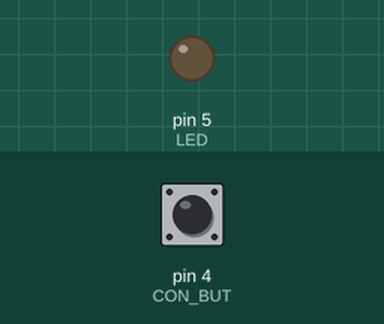
Simulated run of this sketch. Board: Arduino Uno, built with avr-gcc and run on an emulated ATmega328P. Parts: output pins drawn as LEDs (lit = HIGH). Inputs (shaded band) come from the test bench; at power-on: pin 4 (CON_BUT) LOW.

Above: at 1.2 s.
1.3 s: pin 4 (CON_BUT) pulled HIGH for 0.15 s
At 1.37 s:
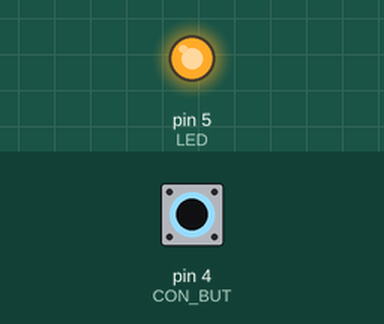
2.9 s: pin 4 (CON_BUT) pulled HIGH for 3.2 s
At 7.2 s:
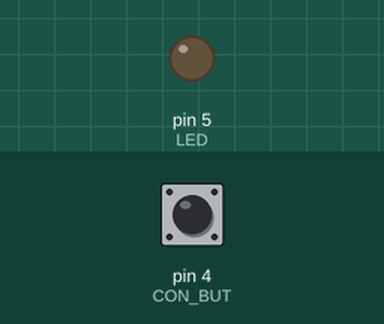
Timing chart, 0 to 8.7 s (numbered marks = the images above; inputs shaded):
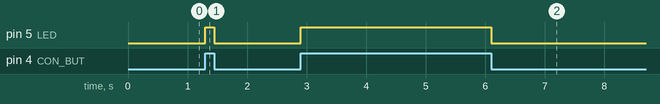

Measured:
- after the input at 1.3 s, pin 5 (LED): LOW → HIGH at once, → LOW 0.15 s later
- after the input at 2.9 s, pin 5 (LED): LOW → HIGH at once, → LOW 3.2 s later

The sketch:

cat-fountain.ino
```cpp
#define CON_BUT 4
#define LED 5
#define IR_DIST 1

// unsigned long time;
unsigned long lastOn;

void setup() {
    pinMode(LED, OUTPUT);
    digitalWrite(LED, HIGH);

    pinMode(CON_BUT, INPUT);
    // Serial.begin(9600);
    // time = millis();
}

void loop() {
    if (digitalRead(CON_BUT) == HIGH) {
        digitalWrite(LED, HIGH);
    } else if (digitalRead(CON_BUT) == LOW) {
        digitalWrite(LED, LOW);
    }

    // if (millis() - time > 1000) {
    //     time = millis();
    //     Serial.println(analogRead(IR_DIST));
    // }
    // if (analogRead(IR_DIST) > 425) {
    //     digitalWrite(LED, HIGH);
    //     lastOn = millis();
    // } else if (millis() - lastOn > 5000) digitalWrite(LED, LOW);
}
```
